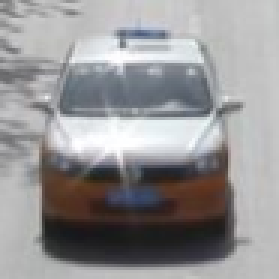
//> input picture datasets/Test/DETRAC/MVI_39031/Positives/Sub2018_3_1_13_5_1.jpg, 93 x 93 px (shown 3 times larger)
$ ./hog_generator ../datasets/Test/DETRAC/MVI_39031/Positives/Sub2018_3_1_13_5_1.jpg out.png   (built with g++ and OpenCV 4)
//> lines starting //> are read from the running program, lines starting //| are printed output that depends on the picture
#include "opencv2/imgproc.hpp"
#include "opencv2/highgui.hpp"
#include "opencv2/ml.hpp"
#include "opencv2/objdetect.hpp"

#include <iostream>
#include <string>
#include <fstream>
#include <sstream>
#include <vector>

#include <errno.h>
#include <fcntl.h>
#include <stdint.h>
#include <stdio.h>
#include <stdlib.h>
#include <sys/stat.h>
#include <sys/types.h>
#include <sys/wait.h>
#include <time.h>
#include <unistd.h>

#define SVM_DESC_SIZE 1764
#define IMG_HEI 64
#define IMG_WID 64
#define FLIP_IMAGES 1


int main(int argc, char* argv[])
{
	if(argc != 3)
	{
		std::cout << "Usage: " << argv[0] << " \"64x64 Image Directory\""  << " \"outputfile.txt\"" << std::endl;
		return 1;
	}

	//get files
	std::vector <cv::String> files;
	cv::glob(argv[1], files);

	//open file descriptors
	int fpga_read = open("/dev/xillybus_read_32", O_RDONLY);
	int fpga_write = open("/dev/xillybus_write_32", O_WRONLY);

	struct timespec ts;
	char time_buffer[100] = {};

	//fork process
	pid_t pid = fork();

	if(pid == 0)
	{
		//child - read
		close(fpga_write);

		//setup output file
		std::ofstream output_file (argv[2], std::ofstream::out);
		std::stringstream output_buffer;

		float descriptor[SVM_DESC_SIZE] = {};
		size_t num_desc = (FLIP_IMAGES) ? files.size()*2 : files.size();
		for(int i = 0; i < num_desc; i++)
		{
			int done_bytes = 0;
			while(done_bytes < sizeof(float)*SVM_DESC_SIZE)
			{
				//read from fpga
				int read_bytes = read(fpga_read, ((char *) descriptor) + done_bytes, sizeof(float)*SVM_DESC_SIZE - done_bytes);

				//check for interrupt
				if(read_bytes < 0 && errno == EINTR)
					continue;

				//else error
				if(read_bytes < 0)
				{
					printf("ERROR!\n");
					perror("read() failed");
					exit(1);
				}

				done_bytes += read_bytes;
			}

			//store output to file buffer
			for(int j = 0; j < SVM_DESC_SIZE; j++)
			{
				// output_buffer << descriptor[j] << "\n";
				output_file << descriptor[j] << "\n";
			}
		}

		// std::cout << output_buffer.str().length() << "\n";

		// output_file << output_buffer.str();

		timespec_get(&ts, TIME_UTC);
		strftime(time_buffer, sizeof time_buffer, "%D %T", gmtime(&ts.tv_sec));
    	printf("Read data: %s.%09ld UTC\n", time_buffer, ts.tv_nsec);

		close(fpga_read);
		return 0;
	}
	else
	{
		//parent - write
		close(fpga_read);

		std::vector<char> data;

	    for(int i = 0; i < files.size(); i++)
	    {
	    	cv::Mat image = imread(files[i], cv::IMREAD_GRAYSCALE);
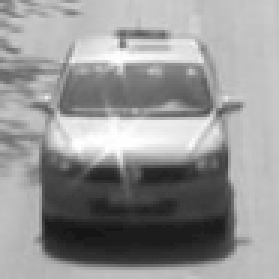
//> image: 93 rows x 93 cols, CV_8UC1 (shown 3 times larger); min 21, max 255, mean 148.4
	    	cv::resize(image, image, cv::Size(64,64));
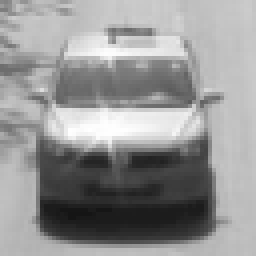
//> image: 64 rows x 64 cols, CV_8UC1 (shown 4 times larger); min 21, max 255, mean 148.2
	    	assert(!image.empty());
	    	assert(image.rows == 64 && image.cols == 64);

	    	data.insert(data.end(), image.data, image.data + 4096);
//> data = 4096 values, max 127 at index 475, min -128 at index 1063, mean -21.76

	    	if(FLIP_IMAGES)
	    	{
	    		cv::flip(image, image, 1);
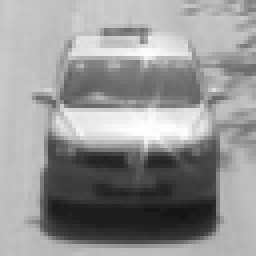
//> image: 64 rows x 64 cols, CV_8UC1 (shown 4 times larger); min 21, max 255, mean 148.2
		    	data.insert(data.end(), image.data, image.data + 4096);
//> data = 8192 values, max 127 at index 475, min -128 at index 1063, mean -21.76
	    	}
	    }

		timespec_get(&ts, TIME_UTC);
		strftime(time_buffer, sizeof time_buffer, "%D %T", gmtime(&ts.tv_sec));
    	printf("Writing data: %s.%09ld UTC\n", time_buffer, ts.tv_nsec);

	    int done_bytes = 0;
    	while(done_bytes < data.size())
    	{
    		//write to fpga
    		int write_bytes = write(fpga_write, data.data() + done_bytes, data.size() - done_bytes);

    		//check for interrupt
    		if(write_bytes < 0 && errno == EINTR)
    			continue;

    		//else error
    		if(write_bytes < 0)
    		{
    			perror("write() failed");
//> (the run ends here: the program exits with an error code, at `exit(1);`)
